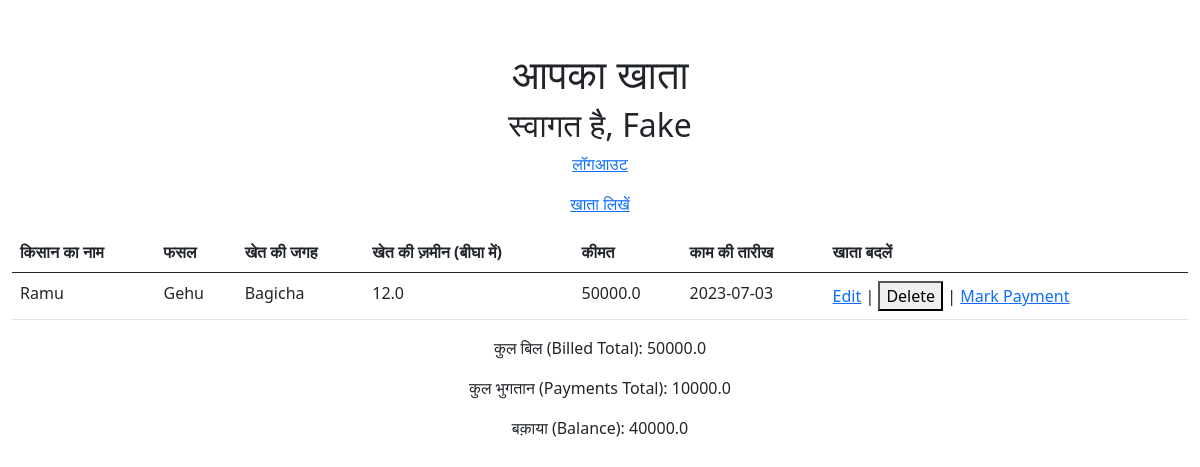
Page /dashboard (signed in) on the committed database.
### app.py (models this page shows, shortened)
class User(UserMixin, db.Model):
    id = db.Column(db.Integer, primary_key=True)
    phone_number = db.Column(db.String(10), unique=True, index=True, nullable=False)
    password_hash = db.Column(db.String(128), nullable=False)
    name = db.Column(db.String(100), nullable=False)
    @property
    def password(self):
        raise AttributeError('password is not a readable attribute')

class KhataEntry(db.Model):
    id = db.Column(db.Integer, primary_key=True)
    lender_id = db.Column(db.Integer, db.ForeignKey('user.id'), nullable=False, index=True)
    farmer_name = db.Column(db.String(100), nullable=False)
    crop_kind = db.Column(db.String(100), nullable=False)
    locality = db.Column(db.String(100), nullable=False)
    farm_area = db.Column(db.Float, nullable=False)
    billed_amount = db.Column(db.Float, nullable=False)
    date_of_activity = db.Column(db.DateTime, nullable=False, default=datetime.utcnow)

### app.py (the view)
@login_required
@app.route('/dashboard')
def dashboard():
    print("current user id " + str(current_user.id))
    entries = KhataEntry.query.filter_by(lender_id=current_user.id).all()
    billed_total = sum(entry.billed_amount for entry in entries)
    payments_total = sum(entry.amount for entry in Payment.query.filter_by(lender_id=current_user.id).all())
    balance = billed_total - payments_total
    return render_template('dashboard.html', user_id=current_user.id, name=current_user.name, entries=entries, billed_total=billed_total, payments_total=payments_total, balance=balance)

### app.py (called while the page is built)
@login_manager.user_loader
def load_user(user_id):
    return User.query.get(int(user_id))

### templates/dashboard.html (shortened to what this page needs)
<!DOCTYPE html>
<html>
<head>
    <link rel="stylesheet" href="https://stackpath.bootstrapcdn.com/bootstrap/5.0.0-alpha1/css/bootstrap.min.css">
</head>
<body>
    <div class="container">
        <h1 class="text-center">आपका खाता</h1>
        <h2 class="text-center">स्वागत है, {{ name }}</h2>
        <p class="text-center"><a href="/logout">लॉगआउट</a></p>
        <p class="text-center"><a href="/add_entry">खाता लिखें</a></p>
        <table class="table">
            <thead>
                <tr>
                    <th>किसान का नाम</th>
                    <th>फसल</th>
                    <th>खेत की जगह</th>
                    <th>खेत की ज़मीन (बीघा में)</th>
                    <th>कीमत</th>
                    <th>काम की तारीख</th>
                    <th>खाता बदलें</th>
                </tr>
            </thead>
            <tbody>
                {% for entry in entries %}
                    <tr>
                        <td>{{ entry.farmer_name }}</td>
                        <td>{{ entry.crop_kind }}</td>
                        <td>{{ entry.locality }}</td>
                        <td>{{ entry.farm_area }}</td>
                        <td>{{ entry.billed_amount }}</td>
                        <td>{{ entry.date_of_activity.strftime('%Y-%m-%d') }}</td>
                        <td>
                            <a href="/edit_entry/{{ entry.id }}">Edit</a> |
                            <form method="POST" action="/delete_entry/{{ entry.id }}" style="display: inline;">
                                <button type="submit" onclick="return confirm('Are you sure?')">Delete</button>
                            </form> |
                            <a href="/mark_payment/{{ entry.id }}">Mark Payment</a>
                        </td>
                    </tr>
                {% endfor %}
            </tbody>
        </table>
        <p class="text-center">कुल बिल (Billed Total): {{ billed_total }}</p>
        <p class="text-center">कुल भुगतान (Payments Total): {{ payments_total }}</p>
        <p class="text-center">बक़ाया (Balance): {{ balance }}</p>
    </div>
    </body>
</html>

### templates/dashboard.html (style rules this page uses)
.container { max-width: 100%; margin-top: 50px; margin-bottom: 50px; }

### rows in the picture
User: name "Fake"
KhataEntry: farmer_name "Ramu", crop_kind "Gehu", locality "Bagicha", farm_area "12.0", billed_amount "50000.0", date_of_activity "2023-07-03"

### other values in the picture
{{ billed_total }} "50000.0"
{{ payments_total }} "10000.0"
{{ balance }} "40000.0"
